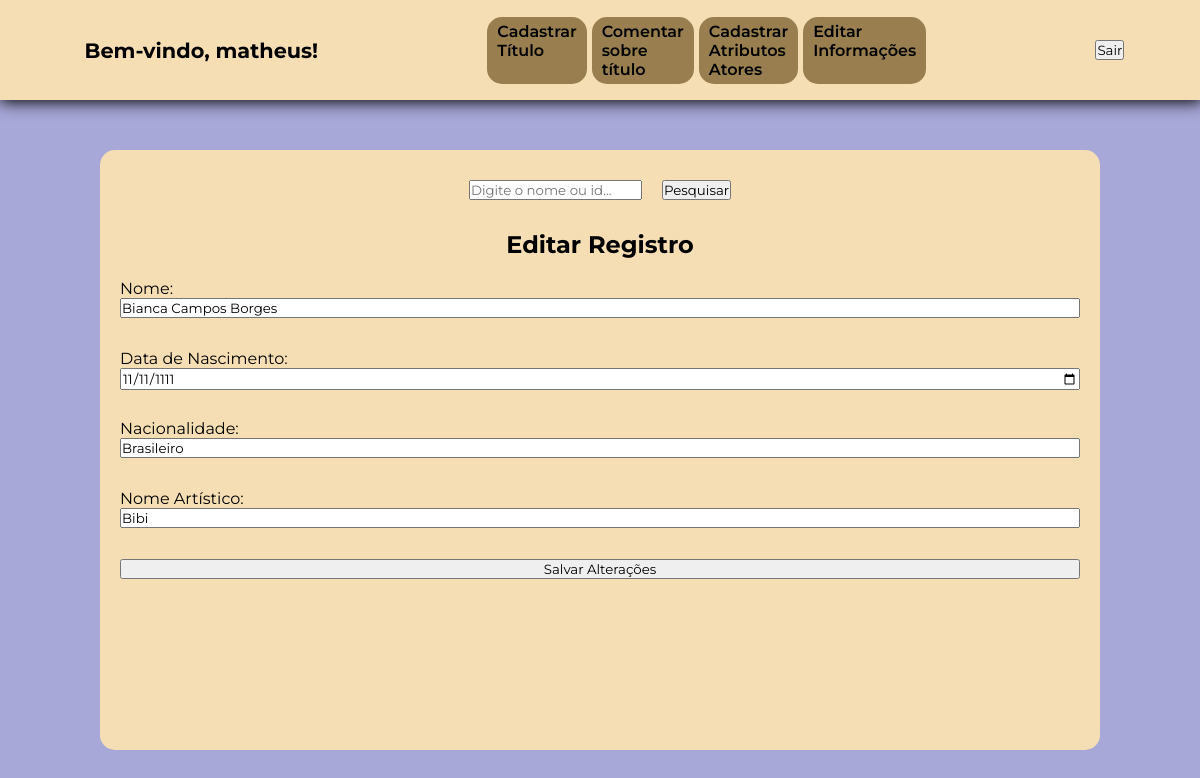
Page /php/cadastro/editarInformacoes.php?editar=3 (signed in) on the committed database.
### tables this page shows
CREATE TABLE `atores` (
  `id` int(11) NOT NULL,
  `nome` varchar(30) NOT NULL,
  `nascimento` date NOT NULL,
  `falecimento` date NOT NULL,
  `nacionalidade` varchar(30) NOT NULL,
  `nome_artistico` varchar(30) DEFAULT NULL,
  `altura` varchar(10) DEFAULT NULL
);

### php/cadastro/editarInformacoes.php (the view, shortened to what this page needs)
<?php
   require_once '../DB/conexaoDB.php';
?>
<!DOCTYPE html>
<html lang="pt-BR">
<head>
    <link rel="stylesheet" href="../../style/styleCadastroTitulo.css">
</head>
<body>
    <header>
        <?php include 'headerCadastro.php'; ?>
    </header>
    <main>
        <div class="card">
            <form class="pesquisa" method="GET" action="">
                <input type="text" name="busca" placeholder="Digite o nome ou id..." value="<?php echo isset($_GET['busca']) ? htmlspecialchars($_GET['busca']) : ''; ?>">
                <button type="submit">Pesquisar</button>
            </form>
            <h2>Editar Registro</h2>
            <?php
            $id = $nome = $nascimento = $nacionalidade = $nomeArtistico = '';
            if (isset($_GET['editar'])) {
                $idSelecionado = intval($_GET['editar']);
                try {
                    $sql = "SELECT id, nome, nascimento, nacionalidade, nome_artistico FROM atores WHERE id = :id";
                    $stmt = $pdo->prepare($sql);
                    $stmt->bindValue(':id', $idSelecionado, PDO::PARAM_INT);
                    $stmt->execute();
                    $registro = $stmt->fetch(PDO::FETCH_ASSOC);
                    if ($registro) {
                        $id = $registro['id'];
                        $nome = $registro['nome'];
                        $nascimento = $registro['nascimento'];
                        $nacionalidade = $registro['nacionalidade'];
                        $nomeArtistico = $registro['nome_artistico'];
                    } else {
                        echo "<p style='color: red;'>Registro não encontrado.</p>";
                    }
                } catch (PDOException $e) {
                    echo "Erro ao carregar registro para edição: " . $e->getMessage();
                }
            }
            ?>
            <?php if ($id): ?>
                <form class="informacoes" method="POST" action="">
                    <div class="label-input">
                        <label for="nome">Nome:</label>
                        <input type="text" id="nome" name="nome" value="<?php echo htmlspecialchars($nome); ?>">
                    </div>
                    <div class="label-input">
                        <label for="nascimento">Data de Nascimento:</label>
                        <input type="date" id="nascimento" name="nascimento" value="<?php echo htmlspecialchars($nascimento); ?>">
                    </div>
                    <div class="label-input">
                        <label for="nacionalidade">Nacionalidade:</label>
                        <input type="text" id="nacionalidade" name="nacionalidade" value="<?php echo htmlspecialchars($nacionalidade); ?>">
                    </div>
                    <div class="label-input">
                        <label for="nome_artistico">Nome Artístico:</label>
                        <input type="text" id="nome_artistico" name="nome_artistico" value="<?php echo htmlspecialchars($nomeArtistico); ?>">
                    </div>
                    <button type="submit">Salvar Alterações</button>
                </form>
            <?php endif; ?>
        </div>
    </main>
</body>
</html>

### style/styleCadastroTitulo.css (style rules this page uses)
:root { --cor-do-card:wheat ; --cor-body: rgb(167, 167, 216); --cor-btn-menu: rgb(153, 127, 79); --fonte-principal: "Montserrat", serif; }
* { margin: 0; padding: 0; font-family: var(--fonte-principal); }
body { width: 100vw; height: 700px; background-color: var(--cor-body); }
header, main, .card { display: flex; align-items: center; }
header { width: 100%; height: 100px; background-color: var(--cor-do-card); justify-content: space-around; box-shadow: 1px 1px 15px 1px black; }
main { width: 100%; height: 100%; justify-content: center; }
.card { width: 80%; height: 80%; padding: 20px 20px; background-color: var(--cor-do-card); border-radius: 15px; display: flex; flex-direction: column; justify-content: center; gap: 20px; }
form { display: flex; gap:20px; }
form { width: 100%; height: 100%; }
.label-input { display: flex; flex-direction: column; height: 50px; }

### php/cadastro/editarInformacoes.php (style rules this page uses)
.pesquisa { width: 100%; height: 50px; display: flex; align-items: center; justify-content: center; }
.informacoes { display: flex; flex-direction: column; }

### rows in the picture
atores: nome "Bianca Campos Borges", nascimento "11/11/1111", nacionalidade "Brasileiro", nome_artistico "Bibi"

### other values in the picture
$_SESSION['username'] "matheus"
